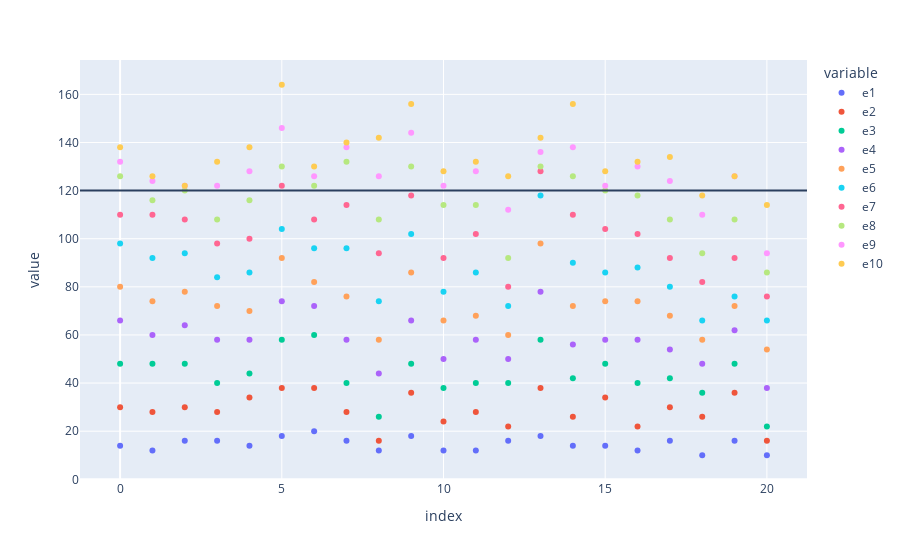

Source (notebook cell):
### Code cell
fig = px.scatter(df)
fig.add_hline(y=120)

### Figure 1 — Plotly figure (JSON) as saved in the notebook; plotly's stock layout.template omitted (floating-point values rounded to 4 significant figures)
{"data": [{"hovertemplate": "variable=e1<br>index=%{x}<br>value=%{y}<extra></extra>", "legendgroup": "e1", "marker": {"color": "#636efa", "symbol": "circle"}, "mode": "markers", "name": "e1", "orientation": "v", "showlegend": true, "type": "scatter", "x": [0, 1, 2, 3, 4, 5, 6, 7, 8, 9, 10, 11, 12, 13, 14, 15, 16, 17, 18, 19, 20], "xaxis": "x", "y": [14, 12, 16, 16, 14, 18, 20, 16, 12, 18, 12, 12, 16, 18, 14, 14, 12, 16, 10, 16, 10], "yaxis": "y"}, {"hovertemplate": "variable=e2<br>index=%{x}<br>value=%{y}<extra></extra>", "legendgroup": "e2", "marker": {"color": "#EF553B", "symbol": "circle"}, "mode": "markers", "name": "e2", "orientation": "v", "showlegend": true, "type": "scatter", "x": [0, 1, 2, 3, 4, 5, 6, 7, 8, 9, 10, 11, 12, 13, 14, 15, 16, 17, 18, 19, 20], "xaxis": "x", "y": [30, 28, 30, 28, 34, 38, 38, 28, 16, 36, 24, 28, 22, 38, 26, 34, 22, 30, 26, 36, 16], "yaxis": "y"}, {"hovertemplate": "variable=e3<br>index=%{x}<br>value=%{y}<extra></extra>", "legendgroup": "e3", "marker": {"color": "#00cc96", "symbol": "circle"}, "mode": "markers", "name": "e3", "orientation": "v", "showlegend": true, "type": "scatter", "x": [0, 1, 2, 3, 4, 5, 6, 7, 8, 9, 10, 11, 12, 13, 14, 15, 16, 17, 18, 19, 20], "xaxis": "x", "y": [48, 48, 48, 40, 44, 58, 60, 40, 26, 48, 38, 40, 40, 58, 42, 48, 40, 42, 36, 48, 22], "yaxis": "y"}, {"hovertemplate": "variable=e4<br>index=%{x}<br>value=%{y}<extra></extra>", "legendgroup": "e4", "marker": {"color": "#ab63fa", "symbol": "circle"}, "mode": "markers", "name": "e4", "orientation": "v", "showlegend": true, "type": "scatter", "x": [0, 1, 2, 3, 4, 5, 6, 7, 8, 9, 10, 11, 12, 13, 14, 15, 16, 17, 18, 19, 20], "xaxis": "x", "y": [66, 60, 64, 58, 58, 74, 72, 58, 44, 66, 50, 58, 50, 78, 56, 58, 58, 54, 48, 62, 38], "yaxis": "y"}, {"hovertemplate": "variable=e5<br>index=%{x}<br>value=%{y}<extra></extra>", "legendgroup": "e5", "marker": {"color": "#FFA15A", "symbol": "circle"}, "mode": "markers", "name": "e5", "orientation": "v", "showlegend": true, "type": "scatter", "x": [0, 1, 2, 3, 4, 5, 6, 7, 8, 9, 10, 11, 12, 13, 14, 15, 16, 17, 18, 19, 20], "xaxis": "x", "y": [80, 74, 78, 72, 70, 92, 82, 76, 58, 86, 66, 68, 60, 98, 72, 74, 74, 68, 58, 72, 54], "yaxis": "y"}, {"hovertemplate": "variable=e6<br>index=%{x}<br>value=%{y}<extra></extra>", "legendgroup": "e6", "marker": {"color": "#19d3f3", "symbol": "circle"}, "mode": "markers", "name": "e6", "orientation": "v", "showlegend": true, "type": "scatter", "x": [0, 1, 2, 3, 4, 5, 6, 7, 8, 9, 10, 11, 12, 13, 14, 15, 16, 17, 18, 19, 20], "xaxis": "x", "y": [98, 92, 94, 84, 86, 104, 96, 96, 74, 102, 78, 86, 72, 118, 90, 86, 88, 80, 66, 76, 66], "yaxis": "y"}, {"hovertemplate": "variable=e7<br>index=%{x}<br>value=%{y}<extra></extra>", "legendgroup": "e7", "marker": {"color": "#FF6692", "symbol": "circle"}, "mode": "markers", "name": "e7", "orientation": "v", "showlegend": true, "type": "scatter", "x": [0, 1, 2, 3, 4, 5, 6, 7, 8, 9, 10, 11, 12, 13, 14, 15, 16, 17, 18, 19, 20], "xaxis": "x", "y": [110, 110, 108, 98, 100, 122, 108, 114, 94, 118, 92, 102, 80, 128, 110, 104, 102, 92, 82, 92, 76], "yaxis": "y"}, {"hovertemplate": "variable=e8<br>index=%{x}<br>value=%{y}<extra></extra>", "legendgroup": "e8", "marker": {"color": "#B6E880", "symbol": "circle"}, "mode": "markers", "name": "e8", "orientation": "v", "showlegend": true, "type": "scatter", "x": [0, 1, 2, 3, 4, 5, 6, 7, 8, 9, 10, 11, 12, 13, 14, 15, 16, 17, 18, 19, 20], "xaxis": "x", "y": [126, 116, 120, 108, 116, 130, 122, 132, 108, 130, 114, 114, 92, 130, 126, 120, 118, 108, 94, 108, 86], "yaxis": "y"}, {"hovertemplate": "variable=e9<br>index=%{x}<br>value=%{y}<extra></extra>", "legendgroup": "e9", "marker": {"color": "#FF97FF", "symbol": "circle"}, "mode": "markers", "name": "e9", "orientation": "v", "showlegend": true, "type": "scatter", "x": [0, 1, 2, 3, 4, 5, 6, 7, 8, 9, 10, 11, 12, 13, 14, 15, 16, 17, 18, 19, 20], "xaxis": "x", "y": [132, 124, 122, 122, 128, 146, 126, 138, 126, 144, 122, 128, 112, 136, 138, 122, 130, 124, 110, 126, 94], "yaxis": "y"}, {"hovertemplate": "variable=e10<br>index=%{x}<br>value=%{y}<extra></extra>", "legendgroup": "e10", "marker": {"color": "#FECB52", "symbol": "circle"}, "mode": "markers", "name": "e10", "orientation": "v", "showlegend": true, "type": "scatter", "x": [0, 1, 2, 3, 4, 5, 6, 7, 8, 9, 10, 11, 12, 13, 14, 15, 16, 17, 18, 19, 20], "xaxis": "x", "y": [138, 126, 122, 132, 138, 164, 130, 140, 142, 156, 128, 132, 126, 142, 156, 128, 132, 134, 118, 126, 114], "yaxis": "y"}], "layout": {"legend": {"title": {"text": "variable"}, "tracegroupgap": 0}, "margin": {"t": 60}, "shapes": [{"type": "line", "x0": 0, "x1": 1, "xref": "x domain", "y0": 120, "y1": 120, "yref": "y"}], "xaxis": {"anchor": "y", "domain": [0, 1], "title": {"text": "index"}}, "yaxis": {"anchor": "x", "domain": [0, 1], "title": {"text": "value"}}}}
